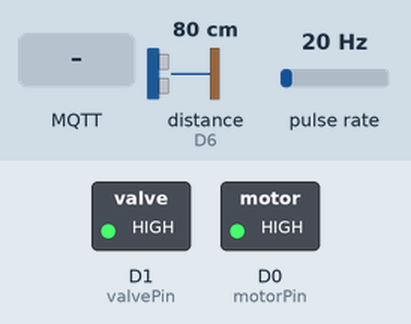
Recording of a sketch running on a simulated ESP8266 (NodeMCU). Parts: switched loads named in the sketch (green lamp = pin HIGH). Wiring (inferred from the names in the program): ultrasonic range finder: trigger D5; echo D6; pulse sensor: data D2; IR receiver: data D7. The inputs (shaded band) are chosen by the test bench; at power-on: distance to the obstacle (sensor on D6) 80 cm, pulse rate 20 Hz. The echo pulse lasts 58.3 µs per cm; WiFi joins after 1.5 s; servers stay silent unless stated; random numbers use the default seed unless the sketch sets one; no MQTT or app messages arrive unless stated; pins used as bus, display or sensor lines are not drawn; what the sketch prints to the serial monitor is not drawn.

Above: at 2.7 s.
2.8 s: distance to the obstacle (sensor on D6) set to 86 cm
At 5.2 s:
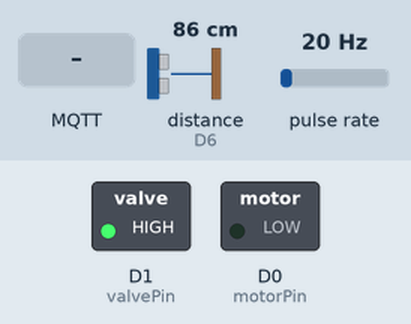
5.7 s: MQTT message "true" arrives on the first subscribed topic
At 6.8 s:
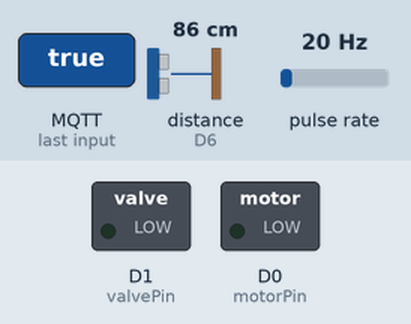
7.2 s: MQTT message "/status" arrives on the second subscribed topic
At 7.6 s:
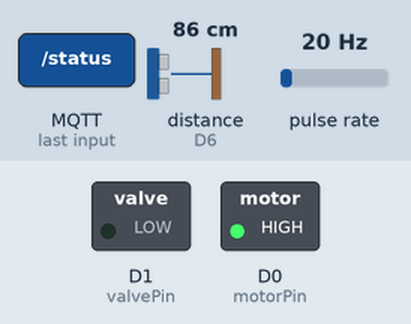
10.0 s: pulse rate (sensor on D2) set to 2 Hz
14.2 s: pulse rate (sensor on D2) set to 0 Hz
15.7 s: distance to the obstacle (sensor on D6) set to 12 cm
18.1 s: distance to the obstacle (sensor on D6) set to 9 cm
At 19.9 s:
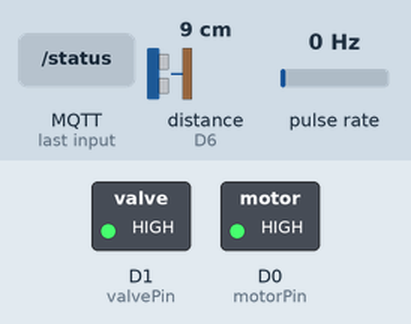
Timing chart, 0 to 21.4 s (numbered marks = the images above; inputs shaded):
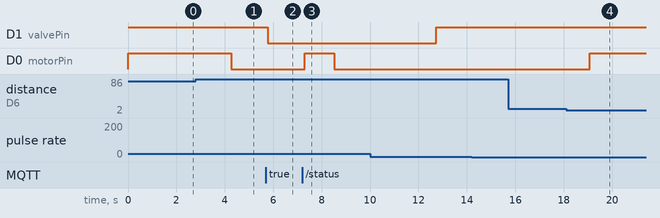

Measured:
- the behaviour switches between 80 and 81 cm on distance to the obstacle (sensor on D6) (found by bisection; images 0 and 1)
- the behaviour switches between 11 and 10 cm on distance to the obstacle (sensor on D6) (found by bisection; images 3 and 4)
- after the input at 2.8 s, D0 (motorPin): HIGH → LOW after 1.5 s
- after the input at 5.7 s, D1 (valvePin): HIGH → LOW after 0.08 s
- after the input at 7.2 s, D0 (motorPin): LOW → HIGH after 0.10 s, → LOW 1.2 s later
- after the input at 14.2 s, every drawn part: stays the same
- after the input at 15.7 s, every drawn part: stays the same
- after the input at 18.1 s, D0 (motorPin): LOW → HIGH after 0.97 s

The sketch:

mainCode_thresholds.ino
```cpp
#include <ESP8266WiFi.h>
#include <PubSubClient.h>
#include <WiFiClientSecure.h>
#include <UniversalTelegramBot.h>

// -----------------------------
// WiFi credentials
// -----------------------------
const char* ssid = "ak";
const char* password = "88888888";

// -----------------------------
// MQTT broker details
// -----------------------------
const char* mqttServer = "broker.hivemq.com";
const int mqttPort = 1883;

// MQTT topics
const char* topicSensorData = "sensor/data";
const char* topicValveCommand = "valve/command";
const char* topicMotorCommand = "motor/command";
const char* topicSettings = "system/settings";

WiFiClient espClient;
PubSubClient client(espClient);

// -----------------------------
// Pin definitions
// -----------------------------
const int flowSensorPin = D2;
const int valvePin = D1;
const int motorPin = D0;
const int trigPin = D5;
const int echoPin = D6;
const int irPin = D7;

// Most relay modules used with ESP8266 are active LOW.
// Change either value to HIGH if your hardware is active HIGH.
const int VALVE_ON_LEVEL = LOW;
const int VALVE_OFF_LEVEL = HIGH;
const int MOTOR_ON_LEVEL = LOW;
const int MOTOR_OFF_LEVEL = HIGH;

// -----------------------------
// Flow sensor variables
// -----------------------------
volatile int pulseCount = 0;
float flowRate = 0.0;
float totalLitres = 0.0;
float waterLevel = 0.0;
unsigned long oldTime = 0;

// -----------------------------
// Tank and threshold settings
// -----------------------------
const float tankHeight = 100.0;
float lowWaterThreshold = 20.0;
float highWaterThreshold = 90.0;
unsigned long flowRunTimeoutSec = 5;

// Flow-run auto cutoff (seconds)
unsigned long flowStartTime = 0;
bool flowTimerRunning = false;
bool lowLevelAlertSent = false;
bool highLevelCutoffSent = false;
bool personDetected = false;

// -----------------------------
// Telegram Bot
// -----------------------------
#define BOTtoken "REPLACE_WITH_BOT_TOKEN"
#define CHAT_ID "REPLACE_WITH_CHAT_ID"
WiFiClientSecure securedClient;
UniversalTelegramBot bot(BOTtoken, securedClient);

void IRAM_ATTR pulseCounter() {
  pulseCount++;
}

void setup_wifi() {
  Serial.print("Connecting to ");
  Serial.println(ssid);
  WiFi.begin(ssid, password);

  while (WiFi.status() != WL_CONNECTED) {
    delay(500);
    Serial.print(".");
  }

  Serial.println("\nWiFi connected!");
}

bool isValveOn() {
  return digitalRead(valvePin) == VALVE_ON_LEVEL;
}

bool isMotorOn() {
  return digitalRead(motorPin) == MOTOR_ON_LEVEL;
}

void turnValveOn(const char* reason) {
  digitalWrite(valvePin, VALVE_ON_LEVEL);
  Serial.print("Valve ON: ");
  Serial.println(reason);
}

void turnValveOff(const char* reason) {
  digitalWrite(valvePin, VALVE_OFF_LEVEL);
  flowTimerRunning = false;
  Serial.print("Valve OFF: ");
  Serial.println(reason);
}

void turnMotorOn(const char* reason) {
  digitalWrite(motorPin, MOTOR_ON_LEVEL);
  Serial.print("Motor ON: ");
  Serial.println(reason);
}

void turnMotorOff(const char* reason) {
  digitalWrite(motorPin, MOTOR_OFF_LEVEL);
  Serial.print("Motor OFF: ");
  Serial.println(reason);
}

float getWaterLevel() {
  digitalWrite(trigPin, LOW);
  delayMicroseconds(2);
  digitalWrite(trigPin, HIGH);
  delayMicroseconds(10);
  digitalWrite(trigPin, LOW);

  long duration = pulseIn(echoPin, HIGH, 30000);
  float distance = duration * 0.0343 / 2.0;

  if (distance < 2 || distance > 400) {
    return waterLevel;
  }

  float level = tankHeight - distance;
  if (level < 0) level = 0;
  if (level > tankHeight) level = tankHeight;
  return level;
}

float extractJsonFloat(const String& json, const char* key, float fallbackValue) {
  String token = "\"" + String(key) + "\":";
  int start = json.indexOf(token);
  if (start < 0) {
    return fallbackValue;
  }

  start += token.length();
  while (start < (int)json.length() && (json[start] == ' ' || json[start] == '\"')) {
    start++;
  }

  int end = start;
  while (end < (int)json.length()) {
    char current = json[end];
    if ((current >= '0' && current <= '9') || current == '.' || current == '-') {
      end++;
    } else {
      break;
    }
  }

  if (end == start) {
    return fallbackValue;
  }

  return json.substring(start, end).toFloat();
}

void applyRemoteSettings(const String& message) {
  float newLowThreshold = extractJsonFloat(message, "minTankLevel", lowWaterThreshold);
  float newHighThreshold = extractJsonFloat(message, "maxTankLevel", highWaterThreshold);
  float newAutoCutoff = extractJsonFloat(message, "autoCutoffTimeoutSec", (float)flowRunTimeoutSec);

  if (newLowThreshold < 0) newLowThreshold = 0;
  if (newHighThreshold > tankHeight) newHighThreshold = tankHeight;
  if (newLowThreshold >= newHighThreshold) {
    Serial.println("Ignored invalid remote thresholds.");
    return;
  }

  lowWaterThreshold = newLowThreshold;
  highWaterThreshold = newHighThreshold;
  flowRunTimeoutSec = (unsigned long)newAutoCutoff;
  if (flowRunTimeoutSec < 1) flowRunTimeoutSec = 1;

  Serial.println("Applied remote settings from web app.");
  Serial.print("Low threshold: ");
  Serial.println(lowWaterThreshold);
  Serial.print("High threshold: ");
  Serial.println(highWaterThreshold);
  Serial.print("Auto cutoff seconds: ");
  Serial.println(flowRunTimeoutSec);
}

void mqttCallback(char* topic, byte* payload, unsigned int length) {
  String message;
  for (unsigned int i = 0; i < length; i++) {
    message += (char)payload[i];
  }

  String receivedTopic = String(topic);

  if (receivedTopic == topicSettings) {
    applyRemoteSettings(message);
    return;
  }

  if (receivedTopic == topicValveCommand) {
    if (message.indexOf("true") >= 0) {
      turnValveOn("MQTT command");
    } else {
      turnValveOff("MQTT command");
    }
    publishTelemetryNow();
    return;
  }

  if (receivedTopic != topicMotorCommand) {
    return;
  }

  if (message.indexOf("true") >= 0) {
    if (waterLevel >= highWaterThreshold) {
      Serial.println("Motor ON blocked: tank already above high threshold");
      bot.sendMessage(CHAT_ID, "Motor start blocked because tank is already at the high threshold.", "");
      return;
    }

    turnMotorOn("MQTT command");
  } else {
    turnMotorOff("MQTT command");
  }

  publishTelemetryNow();
}

void reconnect() {
  while (!client.connected()) {
    Serial.print("Connecting to MQTT...");
    String clientId = "ESP8266Client-" + String(random(0xffff), HEX);

    if (client.connect(clientId.c_str())) {
      Serial.println(" connected");
      client.subscribe(topicValveCommand);
      client.subscribe(topicMotorCommand);
      client.subscribe(topicSettings);
    } else {
      Serial.print(" failed, rc=");
      Serial.print(client.state());
      Serial.println(" retrying in 5s");
      delay(5000);
    }
  }
}

void handleTelegram() {
  int numNewMessages = bot.getUpdates(bot.last_message_received + 1);

  for (int i = 0; i < numNewMessages; i++) {
    String chat_id = String(bot.messages[i].chat_id);
    String text = bot.messages[i].text;

    if (text == "/status") {
      String status =
        "FlowRate: " + String(flowRate, 2) + " L/min\n" +
        "TotalLitres: " + String(totalLitres, 2) + " L\n" +
        "WaterLevel: " + String(waterLevel, 1) + " cm\n" +
        "PersonDetected: " + String(personDetected ? "YES" : "NO") + "\n" +
        "Valve: " + String(isValveOn() ? "ON" : "OFF") + "\n" +
        "Motor: " + String(isMotorOn() ? "ON" : "OFF") + "\n" +
        "LowThreshold: " + String(lowWaterThreshold, 1) + " cm\n" +
        "HighThreshold: " + String(highWaterThreshold, 1) + " cm\n" +
        "AutoCutoff: " + String(flowRunTimeoutSec) + " sec";

      bot.sendMessage(chat_id, status, "");
    }
  }
}

void enforceThresholdLimits() {
  if (waterLevel >= highWaterThreshold) {
    if (isMotorOn()) {
      turnMotorOff("High water threshold reached");
    }

    if (!highLevelCutoffSent) {
      highLevelCutoffSent = true;
      bot.sendMessage(CHAT_ID, "High water threshold reached. Motor turned OFF to prevent overflow.", "");
    }
  } else {
    highLevelCutoffSent = false;
  }

  if (waterLevel <= lowWaterThreshold) {
    if (!isMotorOn()) {
      turnMotorOn("Low water threshold reached");
    }

    if (!lowLevelAlertSent) {
      lowLevelAlertSent = true;
      bot.sendMessage(CHAT_ID, "Low water threshold reached. Motor turned ON to refill tank.", "");
    }
  } else {
    lowLevelAlertSent = false;
  }
}

void handleFlowSafety(unsigned long currentTime) {
  personDetected = (digitalRead(irPin) == LOW);

  if (personDetected) {
    Serial.println("Person detected near tap.");
    flowTimerRunning = false;
    return;
  }

  if (flowRate > 0.01 && isValveOn()) {
    if (!flowTimerRunning) {
      flowTimerRunning = true;
      flowStartTime = currentTime;
      Serial.println("Water flowing without person detection. Starting valve cutoff timer.");
    } else if (currentTime - flowStartTime >= flowRunTimeoutSec * 1000UL) {
      turnValveOff("Continuous flow timeout");
      bot.sendMessage(CHAT_ID, "Auto cutoff triggered. Valve turned OFF due to continuous flow.", "");
    }
  } else {
    flowTimerRunning = false;
  }
}

void publishTelemetry() {
  char payload[192];

  snprintf(
    payload,
    sizeof(payload),
    "{\"flowRate\":%.2f,\"totalLitres\":%.2f,\"waterLevel\":%.2f,\"valve\":%s,\"motor\":%s,\"personDetected\":%s,\"lowThreshold\":%.2f,\"highThreshold\":%.2f}",
    flowRate,
    totalLitres,
    waterLevel,
    isValveOn() ? "true" : "false",
    isMotorOn() ? "true" : "false",
    personDetected ? "true" : "false",
    lowWaterThreshold,
    highWaterThreshold
  );

  client.publish(topicSensorData, payload);
}

void publishTelemetryNow() {
  waterLevel = getWaterLevel();
  personDetected = (digitalRead(irPin) == LOW);
  publishTelemetry();
}

void setup() {
  Serial.begin(115200);
  securedClient.setInsecure();

  pinMode(flowSensorPin, INPUT_PULLUP);
  pinMode(valvePin, OUTPUT);
  pinMode(motorPin, OUTPUT);
  pinMode(trigPin, OUTPUT);
  pinMode(echoPin, INPUT);
  pinMode(irPin, INPUT);

  turnValveOff("Initial boot");
  turnMotorOff("Initial boot");
  attachInterrupt(digitalPinToInterrupt(flowSensorPin), pulseCounter, FALLING);

  setup_wifi();
  client.setServer(mqttServer, mqttPort);
  client.setCallback(mqttCallback);

  Serial.println("Telegram bot ready");
}

void loop() {
  if (!client.connected()) {
    reconnect();
  }

  client.loop();
  handleTelegram();

  unsigned long currentTime = millis();
  if (currentTime - oldTime < 2000) {
    return;
  }

  noInterrupts();
  int pulses = pulseCount;
  pulseCount = 0;
  interrupts();

  flowRate = pulses / 7.5;
  totalLitres += (flowRate / 60.0) * 2.0;
  waterLevel = getWaterLevel();

  handleFlowSafety(currentTime);
  enforceThresholdLimits();

  oldTime = currentTime;

  Serial.print("FlowRate: ");
  Serial.print(flowRate);
  Serial.print(" L/min | Total: ");
  Serial.print(totalLitres);
  Serial.print(" L | WaterLevel: ");
  Serial.print(waterLevel);
  Serial.print(" cm | Valve: ");
  Serial.print(isValveOn() ? "ON" : "OFF");
  Serial.print(" | Motor: ");
  Serial.print(isMotorOn() ? "ON" : "OFF");
  Serial.print(" | Person: ");
  Serial.println(personDetected ? "DETECTED" : "NOT DETECTED");

  publishTelemetry();
}
```
